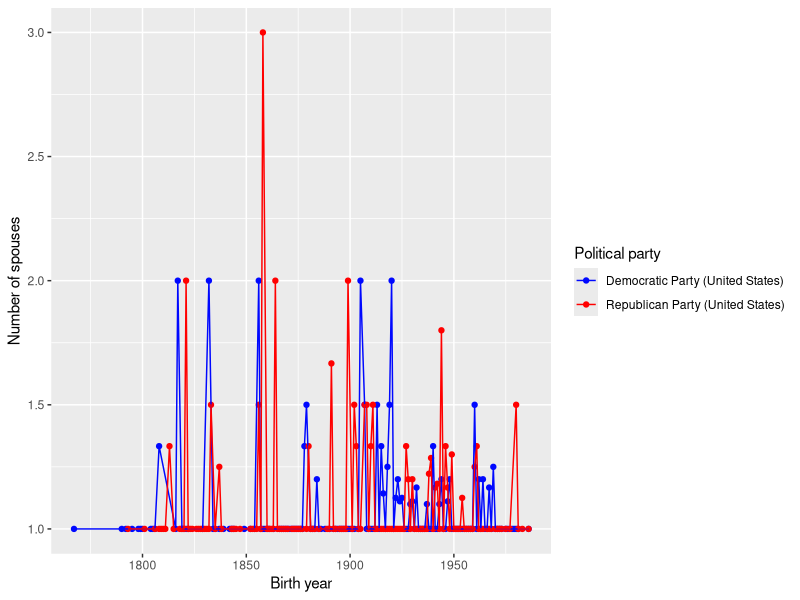
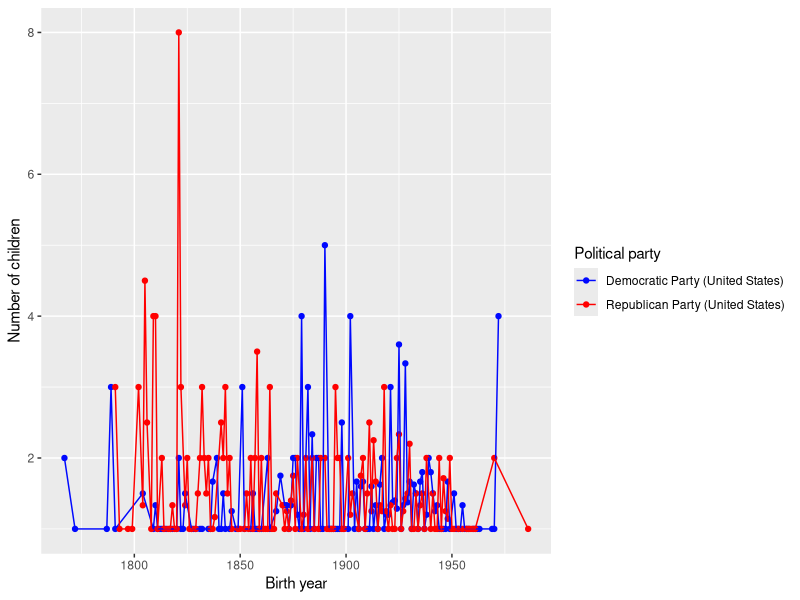
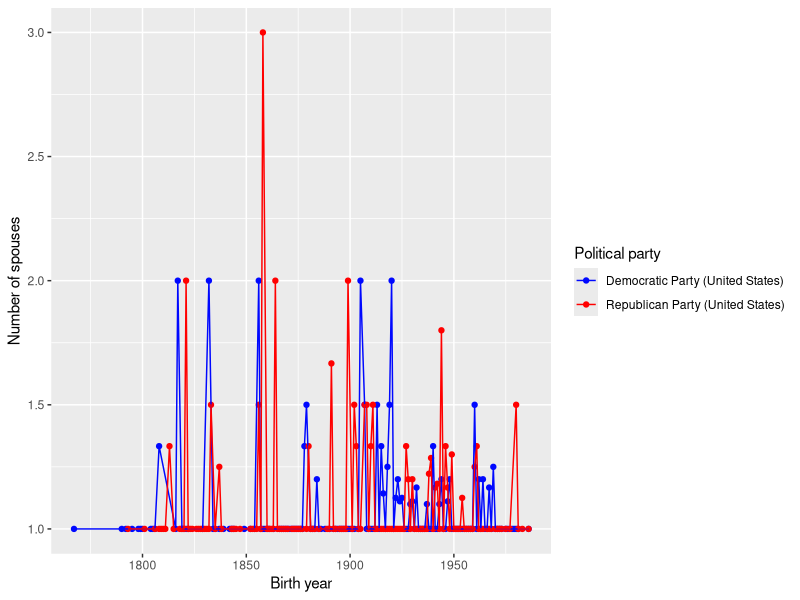
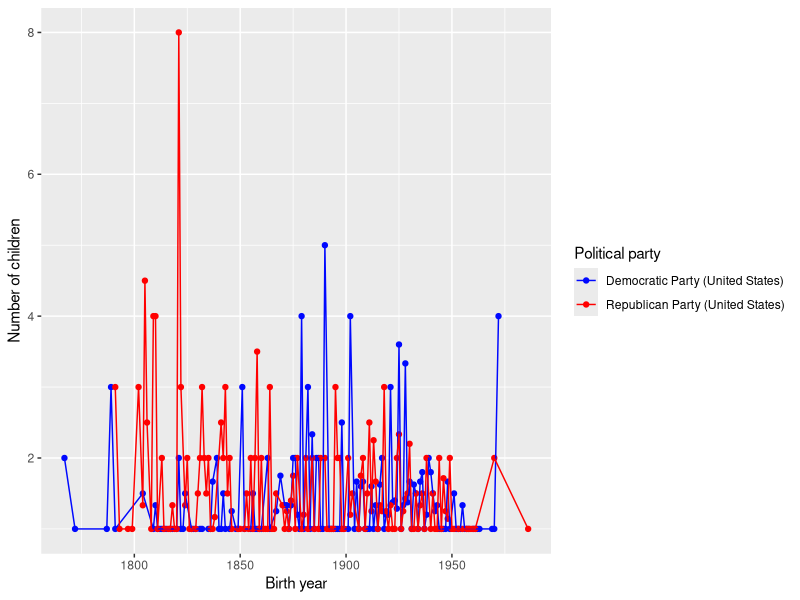

Write the R code that produced these figures, in order.
 library(tidyverse)


prefilter <- read_csv('politicians_data_all.csv')
#filtering data more
## data <- filter()


#col_names are: 'name', 'party' 'n_spouses', 'n_children', 'religion', 'birthyear'
data <- filter(prefilter, Party == "Democratic Party (United States)"| Party == "Republican Party (United States)") |>
  rename("name" = Name, "party" = Party ,"n_spouses"  = n_Spouses, "n_children" = n_Children, "religion"  = Religion, "birth_year" =  Birthyear) |>
  mutate(n_spouses = as.numeric(n_spouses), n_children = as.numeric(n_children), birth_year = as.numeric(birth_year)) 

data_spouse_over0_birthyear_party <- filter(data, n_spouses>0)|>
  filter(birth_year>0)|>
  group_by(party, birth_year)|>
  summarise(avg_spouses_year=mean(n_spouses)) 

ggplot(data_spouse_over0_birthyear_party, aes(x=birth_year, y=avg_spouses_year, color=party)) +
  geom_point()+
  geom_line()+
  scale_color_manual(values=c("Democratic Party (United States)"="#0008ffff", "Republican Party (United States)"="#ff0000ff"))+
  labs(x="Birth year",
      y="Number of spouses",
    color="Political party")
ggsave("Number of spouses vs Birthyear per political party.pdf", width=30, height=10, units="cm")

data_children_over0_birthyear_party <- filter(data, n_children>0)|>
  filter(birth_year>0)|>
  group_by(party, birth_year)|>
  summarise(avg_children_year=mean(n_children)) 

ggplot(data_children_over0_birthyear_party, aes(x=birth_year, y=avg_children_year, color=party)) +
  geom_point()+
  geom_line()+
  scale_color_manual(values=c("Democratic Party (United States)"="#0008ffff", "Republican Party (United States)"="#ff0000ff"))+
  labs(x="Birth year",
      y="Number of children",
    color="Political party")
ggsave("Number of children vs Birthyear per political party.pdf", width=30, height=10, units="cm")
